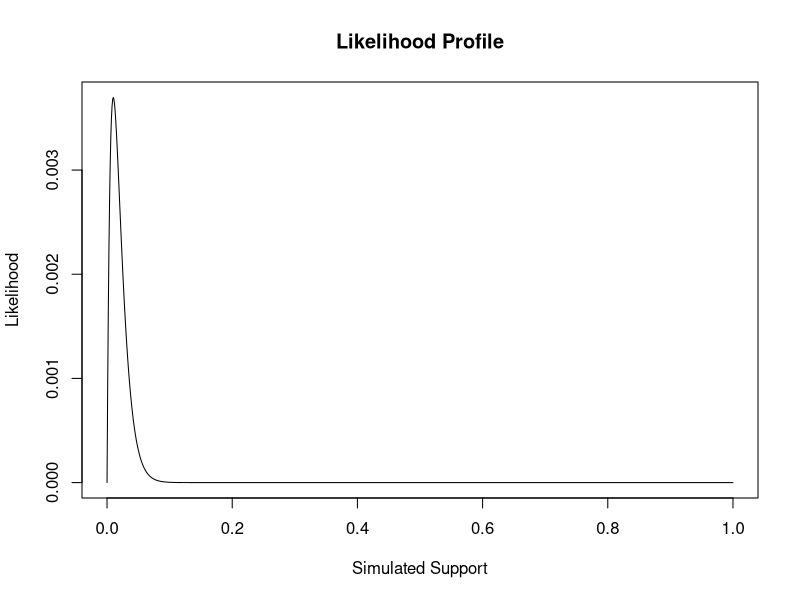
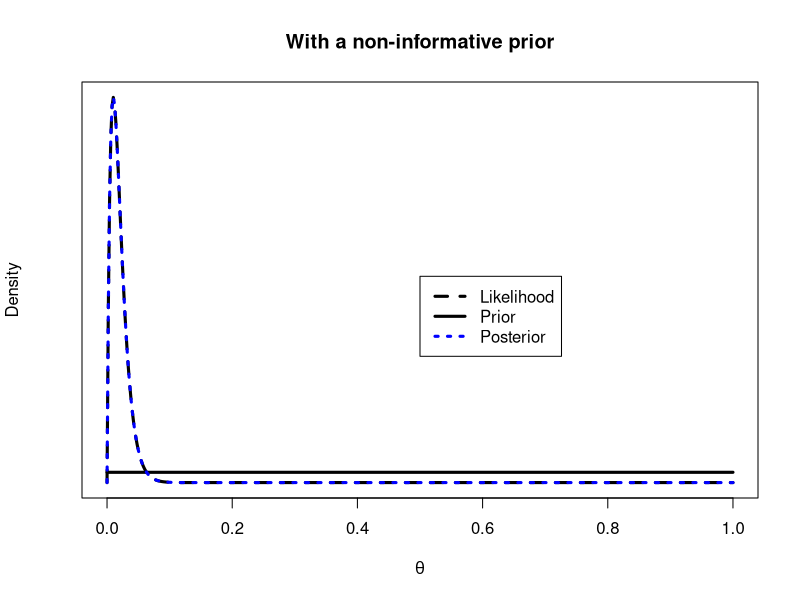
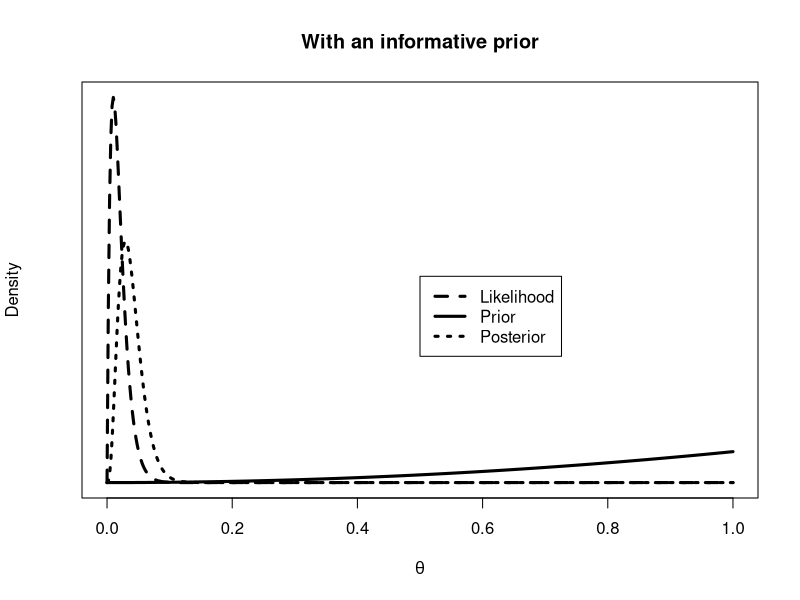
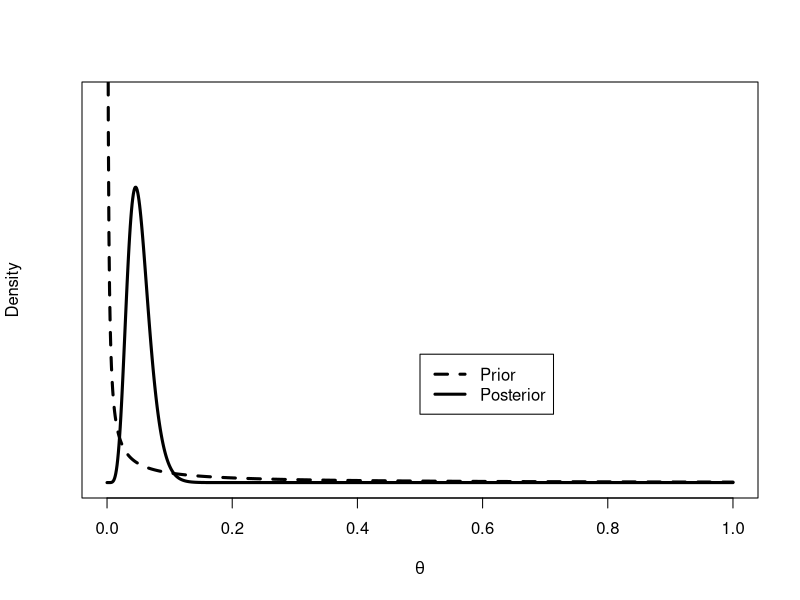
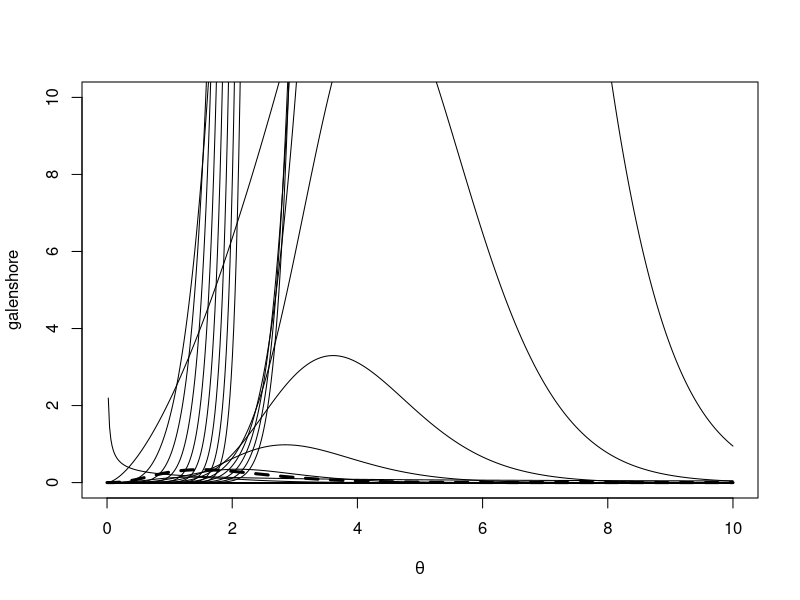

The R script that drew these images, in order:
## ---- chunk 1
# This code was mostly taken from the lab

# set a seed
set.seed(123)
# create the observed data
obs.data <- rbinom(n = 100, size = 1, prob = 0.01)

### Bernoulli LH Function ###
# Input: obs.data, theta
# Output: bernoulli likelihood

# This function takes the observed data and a theta and 
# calculates the Bernoulli likelihood function
myBernLH <- function(obs.data, theta) {
  N <- length(obs.data)
  x <- sum(obs.data)
  LH <- (theta^x)*(1-theta)^{N-x}
  return(LH)
}

### Plot LH for a grid of theta values ###
# Create the grid #
# Store the LH values
# Create the Plot

# Get the possible theta values to pass into the function.
theta.sim <- seq(from = 0, to = 1, length.out=1000)

# Calculate the likelihood for the range of thetas.
sim.LH <- myBernLH(obs.data, theta = theta.sim)

# Plot the simulated likelihood
plot(theta.sim, sim.LH, type="l", main="Likelihood Profile", 
     xlab="Simulated Support", ylab="Likelihood")
  
## ---- chunk 2
posteriorParams <- function(a, b, obs.data) {

  ## posteriorParams
  # Input: a, b, observed data
  # Output: posterior parameters 

  # Get the length of the data
  n <- length(obs.data)
  # Get the sum of the observed data
  x <- sum(obs.data)
  
  # Output the parameters
  return(c(a+x, b+n-x))
}

print(posteriorParams(1,1,obs.data))
print(posteriorParams(3,1,obs.data))

## ---- chunk 3
th  <- seq(0,1, length=500)
# Non-informative case
a <- 1
b <- 1 
x <- sum(obs.data)
n <- length(obs.data)
prior <- dbeta(th, a, b)
like <- dbeta(th, x+1, n-x+1)
postParams <- posteriorParams(a, b, obs.data)
post <- dbeta(th, postParams[1], postParams[2])
plot(th,like, type="l", ylab="Density", lty=2, lwd=3, 
     xlab=expression(theta), yaxt="n", 
     main="With a non-informative prior")
lines(th, prior, lty=1, lwd=3)
lines(th, post, col="blue", lty=3, lwd=3)
legend(0.5, 20, c("Likelihood", "Prior", "Posterior"), 
       col=c("black", "black", "blue"), lty=c(2,1,3), lwd=c(3,3,3))
## ---- chunk 4
# Informative case
a <- 3
b <- 1 
prior <- dbeta(th, a, b)
postParams <- posteriorParams(a, b, obs.data)
post <- dbeta(th, postParams[1], postParams[2])
plot(th,like, type="l", ylab="Density", lty=2, lwd=3, 
     xlab=expression(theta), yaxt="n", 
     main="With an informative prior")
lines(th, prior, lty=1, lwd=3)
lines(th, post, lty=3, lwd=3)
legend(0.5, 20, c("Likelihood", "Prior", "Posterior"),
       lty=c(2,1,3), lwd=c(3,3,3))
## ---- chunk 5
th = seq(0,1, length=1000)
a = 0.1
b = 1
prior <- dgamma(th, a, b)

x = c(20.9, 69.7, 3.6, 21.8, 21.4, 0.4, 6.7, 10.0)
x.sum = sum(x)
x.n = length(x)
post = dgamma(th, x.n + a, x.sum + b)
plot(th,prior, type="l", ylab="Density", lty=2, lwd=3, 
     xlab=expression(theta), yaxt="n", ylim=c(0,30))

lines(th, post, lty=1, lwd=3)
legend(0.5, 10, c("Prior", "Posterior"),lty=c(2,1), lwd=c(3,3))

## ---- chunk 6
th = seq(0,10,length=500)

dgalenshore <- function(th, c, d) {
  return((2/gamma(c))*th^(2*d)*th^(2*c-1)*exp(-d^2*th*2))
}

plot(th, dgalenshore(th, 1,1), type="l", lty=2, lwd=3, 
     xlab=expression(theta), ylab="galenshore", ylim=c(0,10))

c <- seq(0.1, 10, length=10)
d <- seq(0.1, 10, length=10)

for(i in c) {
  for(j in d) {
    lines(th, dgalenshore(th, i, j))
  }
}

